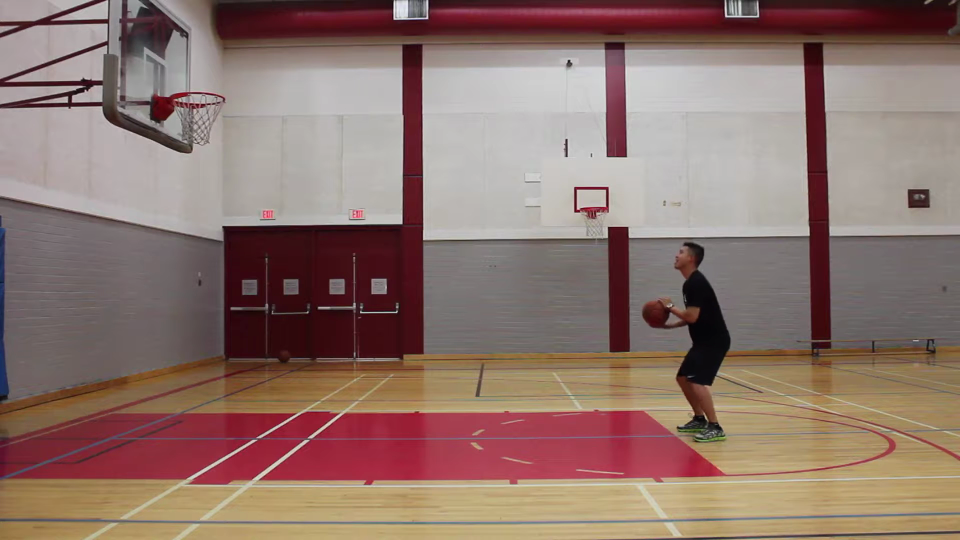
#> input picture server/test/src/test/images/frame8.png, 1920 x 1080 px (shown at 1/2 size)
$ python image_check.py
#> lines starting #> are read from the running program, lines starting #| are printed output that depends on the picture; after the words box and inside, x2 and y2 are one past the last pixel; in counts of white or black regions, pixels touching at a corner belong together
# self-testing purposes
# simply gets a frame and applies the algorithm

import cv2 as cv
import numpy as np
import os

root = os.getcwd()

images_folder = os.path.join(root, "images")

img = cv.imread(os.path.join(images_folder, "frame8.png"))
#> img is the input picture: shape (1080, 1920, 3); mean B, G, R 108.6, 116.5, 141.8

gray_img = cv.cvtColor(img, cv.COLOR_BGR2GRAY)
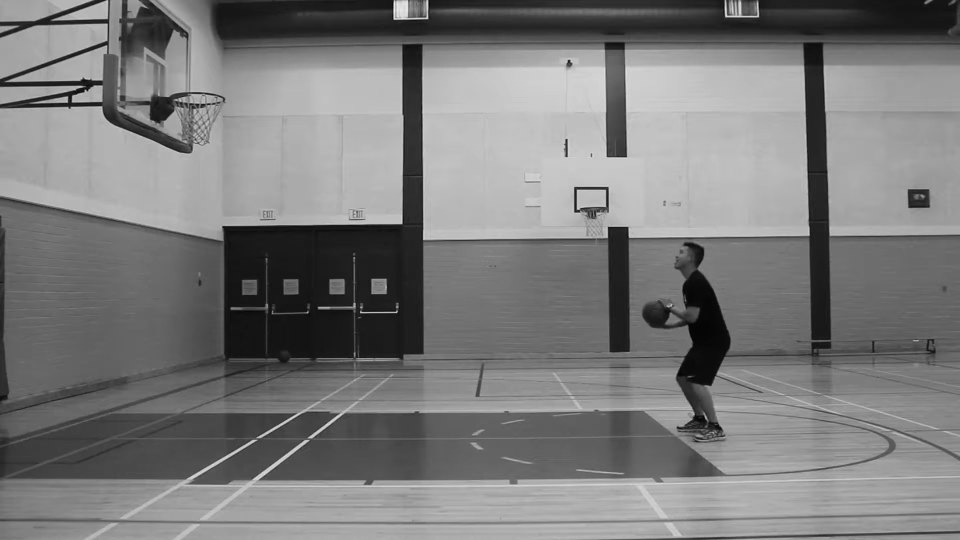
#> gray_img: shape (1080, 1920) (shown at 1/2 size); min 0, max 240, mean 123.2

thresh = cv.GaussianBlur(gray_img, (5, 5), 0)

edged = cv.Canny(thresh, 0, 40)
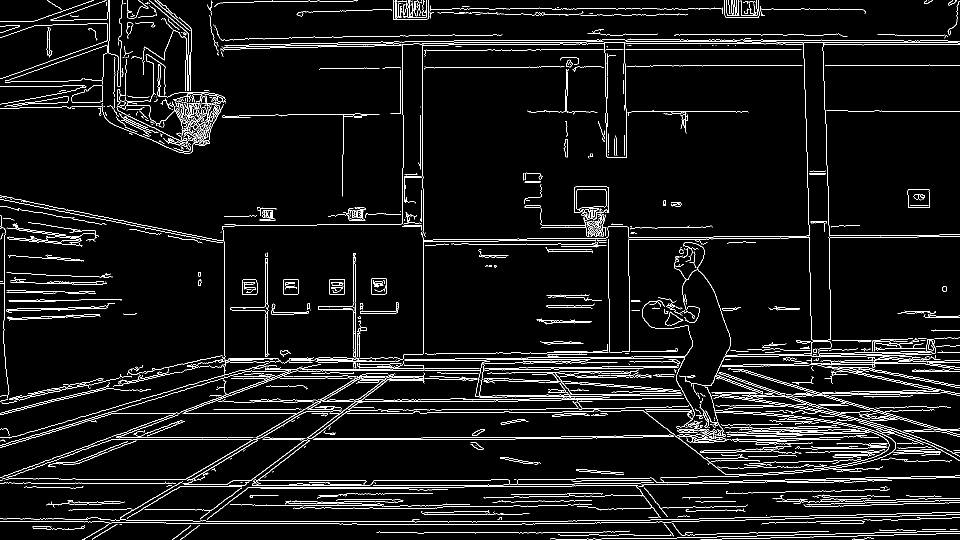
#> edged: shape (1080, 1920) (shown at 1/2 size); 5.3% white in thin lines or dots

final_mask_dilate = cv.dilate(edged, np.ones((15, 15), dtype=np.uint8))
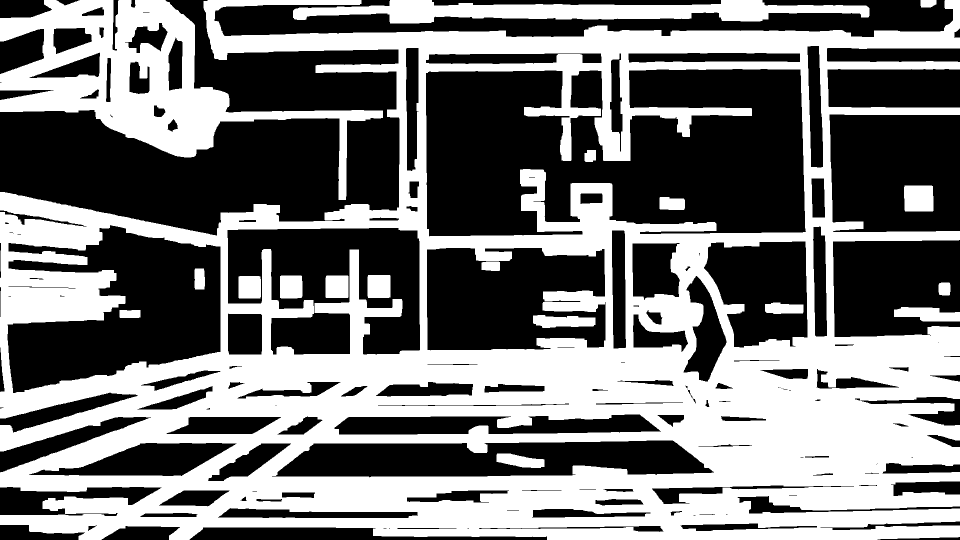
#> final_mask_dilate: shape (1080, 1920) (shown at 1/2 size); 46.5% white; 19 white regions, largest, box (x1, y1, x2, y2) and area: (0, 0, 1920, 1080) 822609, (0, 0, 766, 400) 86430, (586, 0, 1739, 47) 30011
final_mask = cv.erode(final_mask_dilate, np.ones((15, 15), dtype=np.uint8))
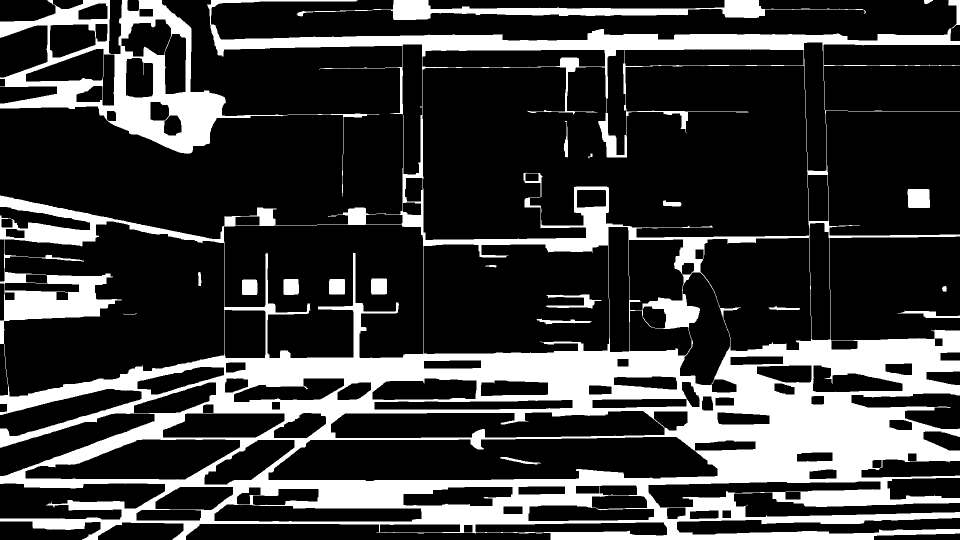
#> final_mask: shape (1080, 1920) (shown at 1/2 size); 23.5% white; 21 white regions
# flipped_mask = cv.bitwise_not(final_mask)

edged = cv.copyMakeBorder(
    final_mask, top=1, bottom=1, left=1, right=1, borderType=cv.BORDER_CONSTANT, value=1
)
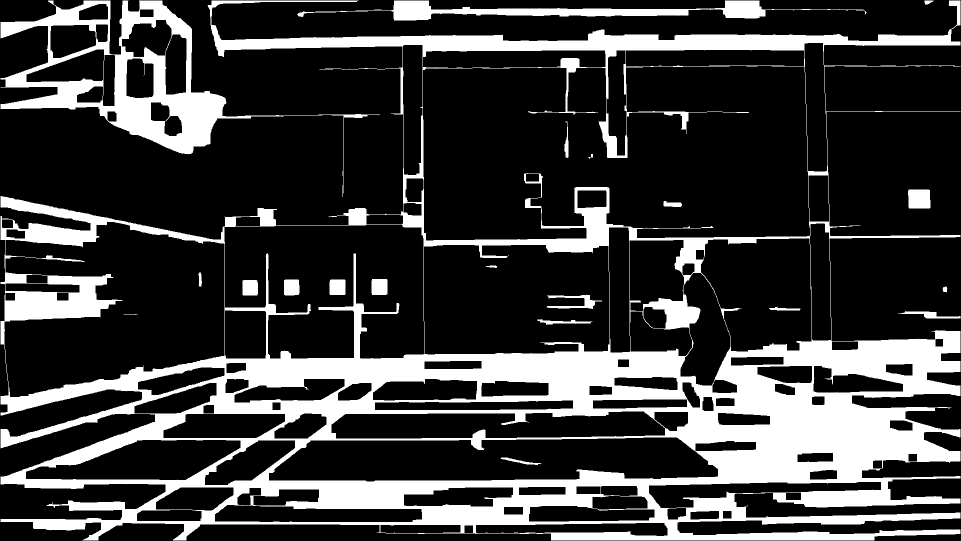
#> edged: shape (1082, 1922) (shown at 1/2 size); min 0, max 255, mean 59.8

structuring_element = cv.getStructuringElement(cv.MORPH_ELLIPSE, (5, 5))
final_edged = cv.morphologyEx(edged, cv.MORPH_OPEN, structuring_element)
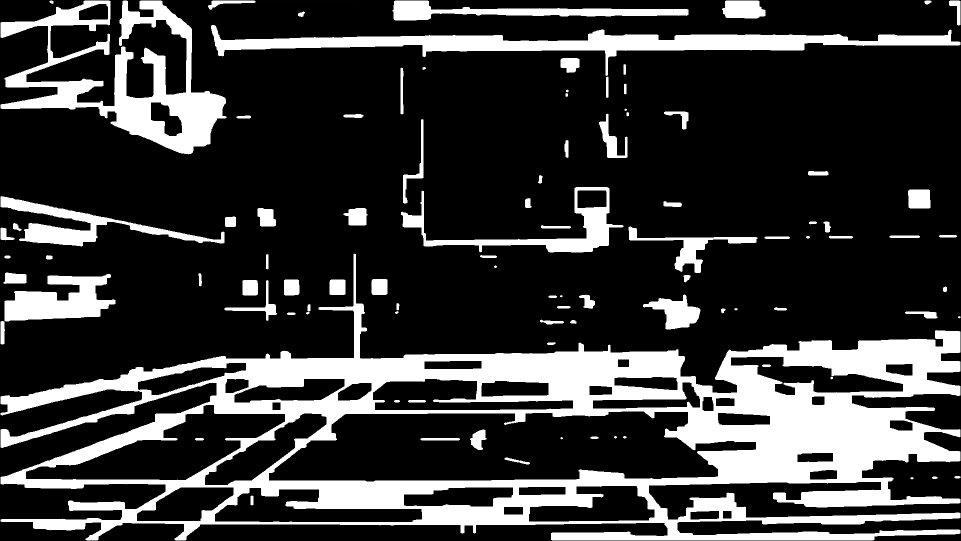
#> final_edged: shape (1082, 1922) (shown at 1/2 size); min 0, max 255, mean 57.2

contours, hierarchy = cv.findContours(edged.copy(), cv.RETR_TREE, cv.CHAIN_APPROX_NONE)
#> contours = 159 contours, 1 with area under 20; largest, box (x1, y1, x2, y2) and area: (0, 0, 1922, 1082) 2076601, (845, 131, 1621, 482) 245870, (0, 0, 808, 480) 217606, (8, 443, 450, 795) 105323, (448, 449, 849, 718) 92634

for cnt in contours:
    if cv.contourArea(cnt) < 10000 or cv.contourArea(cnt) > 1000000:
        continue
    cv.drawContours(img, cnt, -1, (255, 255, 0), 5)

    M = cv.moments(cnt)
    cX = int(M["m10"] / M["m00"])
    cY = int(M["m01"] / M["m00"])

    cv.circle(img, (cX, cY), 7, (255, 255, 255), -1)
#> this loop made 159 passes
#> (cX, cY) on passes 5, 9, 16: (675, 1067), (1628, 1053), (628, 1029)
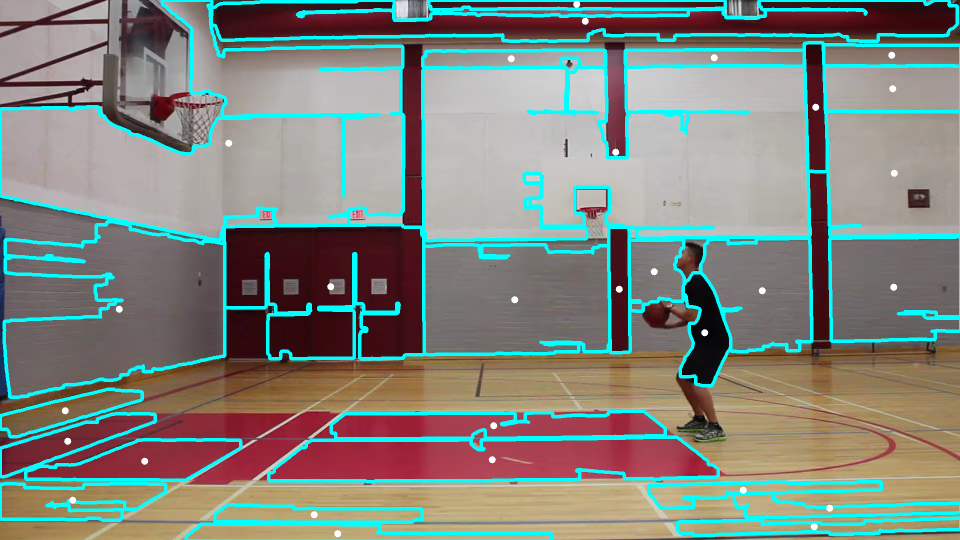
#> img: shape (1080, 1920, 3) (shown at 1/2 size); 11.66% of pixels changed, all inside (x1, y1, x2, y2) = (0, 0, 1920, 1080)

    # x, y, w, h = cv.boundingRect(cnt)
    # cv.rectangle(img, (x, y), (x+w, y+h), (0, 255, 255), 5)
